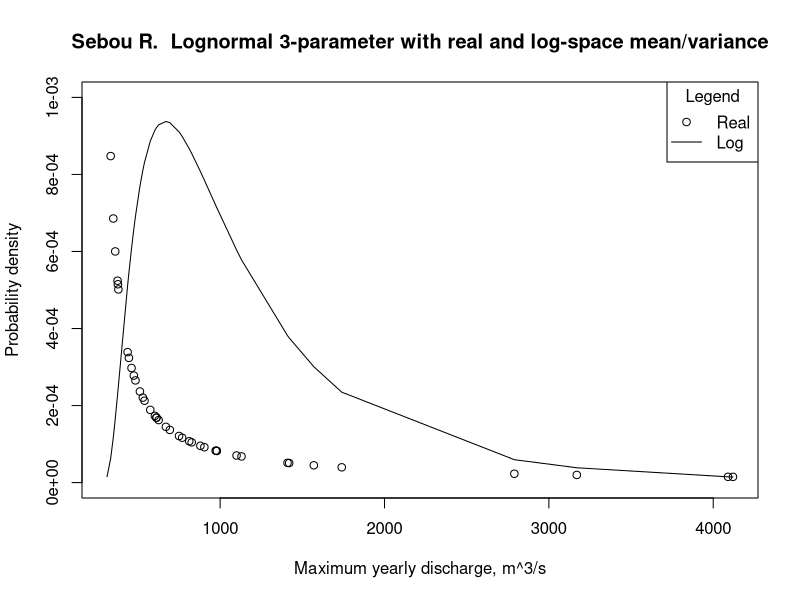
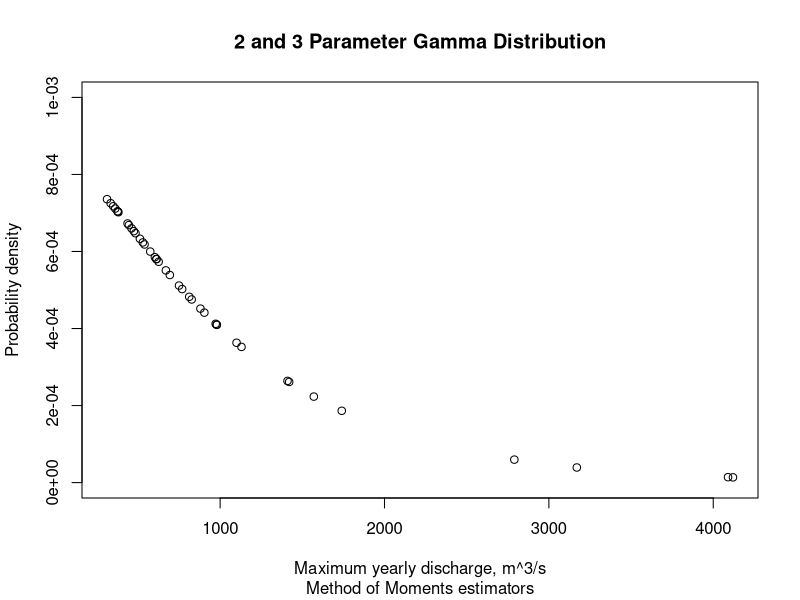

These figures' R source, in order: (Note: this script raises an error after producing the figures.)
foo=read.csv("../HW1/sebou.csv")
xx=sort(foo$maxQ,decreasing=FALSE)
LL3 <- function(X, m, s, t)(1/((X-t)*s*(2*pi)^0.5))*exp(((-(log(X-t)-m)^2)/(2*s^2)))

dlnorm3 = function (x, meanlog = 0, sdlog = 1, threshold = 0) {
 dlnorm(x = x - threshold, meanlog = meanlog, sdlog = sdlog)
}
#3 PARAMETER LOGNORMAL
first=1
last=length(xx)
#stedinger lower quantile bound for threshold
chat=(xx[first]*xx[last]-(median(xx)^2))/(xx[first]+xx[last]-2*median(xx))
#realspace
plot(xx,dlnorm3(xx,meanlog=log(mean(xx)),sdlog=log(sd(xx)),threshold=chat),main="Sebou R.  Lognormal 3-parameter with real and log-space mean/variance",ylim=c(0,1E-3),ylab="Probability density",xlab="Maximum yearly discharge, m^3/s")
#quantiles
qlnorm(p=c(0.01,0.99),meanlog=mean(log(xx)),sdlog=sd(log(xx)))

#logspace
s_logs=sqrt(log(1+(sd(xx)/mean(xx))^2))
m_logs=(log(mean(xx))-0.5*(s_logs^2))
lines(xx,dlnorm3(xx,meanlog=m_logs,sdlog=s_logs,threshold=chat))
legend("topright", c("Real","Log"), pch=c(1,-1),lty=c(0,1), lwd=c(1,1), title = "Legend")
#quantiles
qlnorm(p=c(0.01,0.99),meanlog=m_logs,sdlog=s_logs)

#2-parameter Gamma
alpha_hat=(mean(xx)^2)/(sd(xx)^2)
beta_hat=(mean(xx)/(sd(xx)^2))
plot(xx,dgamma(xx,alpha_hat,beta_hat),ylim=c(0,1E-3),ylab="Probability density",xlab="Maximum yearly discharge, m^3/s",main="2 and 3 Parameter Gamma Distribution",sub="Method of Moments estimators")
qgam2=qgamma(shape=alpha_hat,scale=beta_hat,p=c(0.01,0.99))
data.frame(shape=alpha_hat,scale=beta_hat)
qgamma(p=c(0.01,0.99),alpha_hat,beta_hat)

#3-parameter Gamma
dgamma3 = function (x, aa = 1, bb = 2, tt = 0) {
  (bb^aa)*(x-tt)^(aa-1)*exp(-(x-tt)*bb)/gamma(aa)
}
qgamma3=function(x,mu,sigma,gam) {
  #Uses Wilson-Hilferty transformation
  mu+sigma*((2/gam*(1+(gam*x/6)-((gam^2)/36))^3)-(2/gam))
}
tau_hat=mean(xx)-2*(sd(xx)/skewness(xx))
alpha_hat=4/(skewness(xx)^2)
beta_hat=(2/(sd(xx)*skewness(xx)))
lines(xx,dgamma3(xx,alpha_hat,beta_hat,tau_hat))
qgamma3(qnorm(p=c(0.01,0.99)),mean(xx),sd(xx),skewness(xx))
legend("topright", c("2 Param.","3 Param."), pch=c(1,-1),lty=c(0,1), lwd=c(1,1), title = "Legend")
data.frame(shape=alpha_hat,scale=beta_hat,location=tau_hat)
